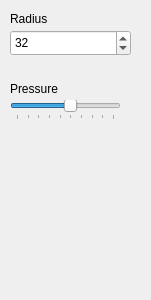
<?xml version="1.0" encoding="UTF-8"?>
<ui version="4.0">
 <class>SmudgeSettingsWidget</class>
 <widget class="QWidget" name="SmudgeSettingsWidget">
  <property name="geometry">
   <rect>
    <x>0</x>
    <y>0</y>
    <width>151</width>
    <height>300</height>
   </rect>
  </property>
  <property name="windowTitle">
   <string>Form</string>
  </property>
  <widget class="QLabel" name="label">
   <property name="geometry">
    <rect>
     <x>10</x>
     <y>10</y>
     <width>67</width>
     <height>17</height>
    </rect>
   </property>
   <property name="text">
    <string>Radius</string>
   </property>
  </widget>
  <widget class="QLabel" name="label_2">
   <property name="geometry">
    <rect>
     <x>10</x>
     <y>80</y>
     <width>67</width>
     <height>17</height>
    </rect>
   </property>
   <property name="text">
    <string>Pressure</string>
   </property>
  </widget>
  <widget class="QSlider" name="pressureSlider">
   <property name="geometry">
    <rect>
     <x>10</x>
     <y>100</y>
     <width>111</width>
     <height>20</height>
    </rect>
   </property>
   <property name="minimum">
    <number>1</number>
   </property>
   <property name="maximum">
    <number>10</number>
   </property>
   <property name="pageStep">
    <number>1</number>
   </property>
   <property name="sliderPosition">
    <number>6</number>
   </property>
   <property name="orientation">
    <enum>Qt::Horizontal</enum>
   </property>
   <property name="tickPosition">
    <enum>QSlider::TicksBelow</enum>
   </property>
  </widget>
  <widget class="QSpinBox" name="radiusSpinBox">
   <property name="geometry">
    <rect>
     <x>10</x>
     <y>30</y>
     <width>121</width>
     <height>26</height>
    </rect>
   </property>
   <property name="value">
    <number>32</number>
   </property>
  </widget>
 </widget>
 <resources/>
 <connections/>
</ui>
